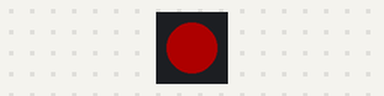
The sketch below on a simulated Arduino Uno, built with avr-gcc and run on an emulated ATmega328P. On the bench: 1 RGB LEDs in strip order, left to right. Dim RGB values are drawn brighter than linear.

Above: at 0.06 s.
At 2.6 s:
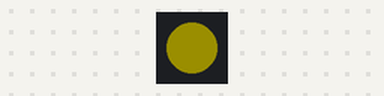
At 5.39 s:
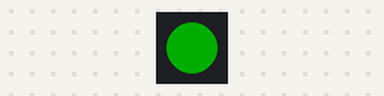
At 10.4 s:
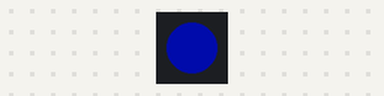
Timing chart, 0 to 10.7 s (numbered marks = the images above):
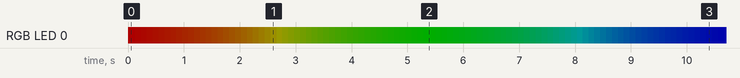

Measured:
- by itself, RGB LED 0: off → RGB(50, 0, 0) at 0.00 s, → RGB(49, 1, 0) 0.13 s later, → RGB(48, 2, 0) 0.11 s later, → RGB(47, 3, 0) 0.10 s later, … (372 changes in this stretch)
- by itself, everything shown: repeats every 16.1 s, in 150 steps

The sketch:

RGB.ino
```cpp
#include <Adafruit_NeoPixel.h>

#define PIN            6  // Data Pin connected to WS2812B
#define NUMPIXELS      1  // Number of WS2812B LEDs

Adafruit_NeoPixel strip(NUMPIXELS, PIN, NEO_GRB + NEO_KHZ800);  // Correct color order (GRB)

void setup() {
  // Initialize the LED strip
  strip.begin();
  strip.show();  // Initialize all pixels to 'off'

  strip.setBrightness(50);  // Set the brightness (0 - 255), 50 is a lower brightness
}

void loop() {
  // Smooth color transitions between Red, Green, and Blue
  smoothColorTransition(strip.Color(255, 0, 0), strip.Color(0, 255, 0), 1000); // Red to Green
  smoothColorTransition(strip.Color(0, 255, 0), strip.Color(0, 0, 255), 1000); // Green to Blue
  smoothColorTransition(strip.Color(0, 0, 255), strip.Color(255, 0, 0), 1000); // Blue to Red
}

// Function to smoothly transition from one color to another
void smoothColorTransition(uint32_t startColor, uint32_t endColor, int duration) {
  int startRed = (startColor >> 16) & 0xFF;
  int startGreen = (startColor >> 8) & 0xFF;
  int startBlue = startColor & 0xFF;

  int endRed = (endColor >> 16) & 0xFF;
  int endGreen = (endColor >> 8) & 0xFF;
  int endBlue = endColor & 0xFF;

  for (int i = 0; i <= duration; i++) {
    // Calculate the current step's color by linear interpolation
    int red = map(i, 0, duration, startRed, endRed);
    int green = map(i, 0, duration, startGreen, endGreen);
    int blue = map(i, 0, duration, startBlue, endBlue);

    strip.setPixelColor(0, red, green, blue);  // Set the interpolated color
    strip.show();  // Update the strip
    delay(5);  // Small delay to control transition speed
  }
}
```
